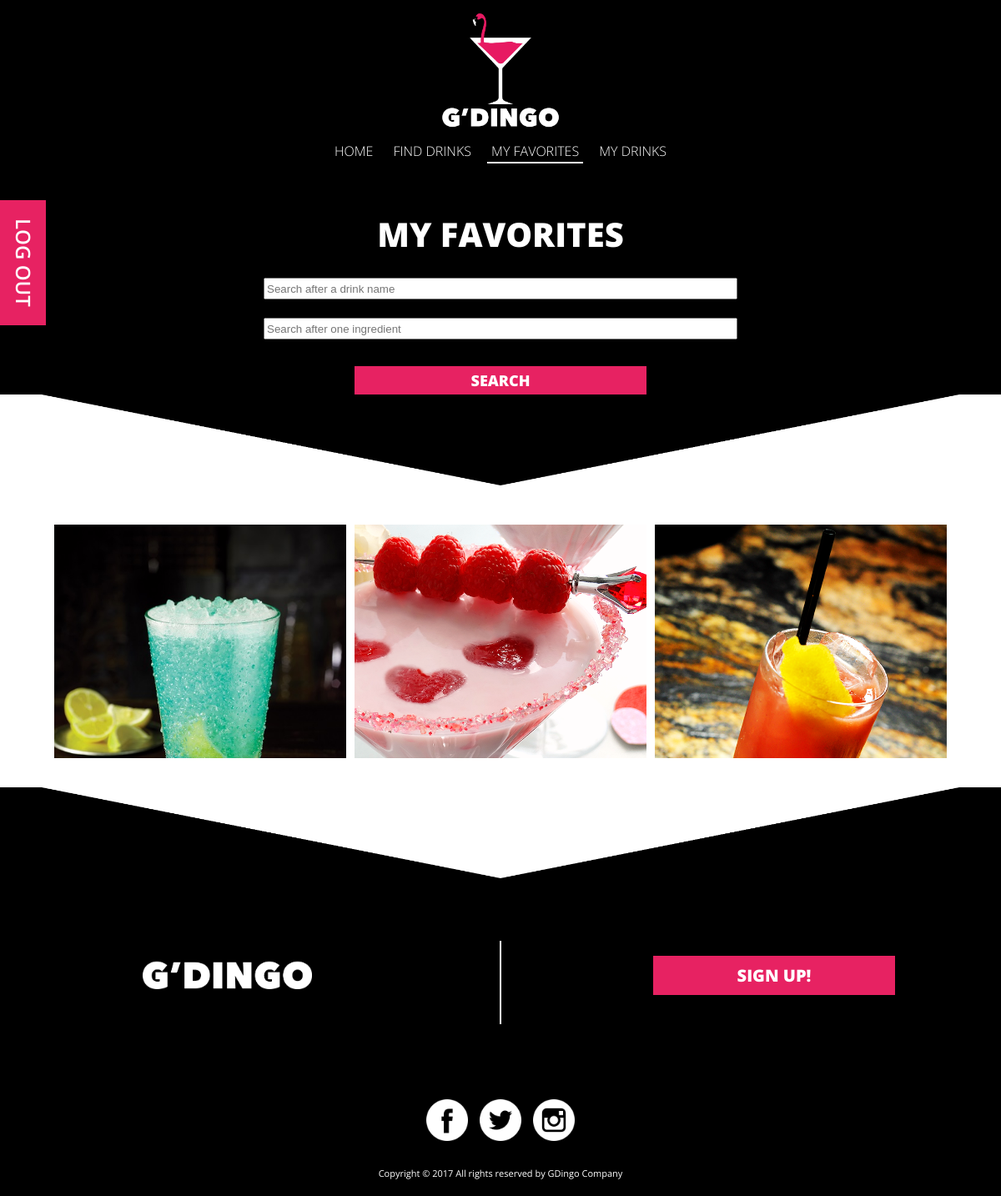
The page /mydrinks.php (signed in) on the database as committed earlier.
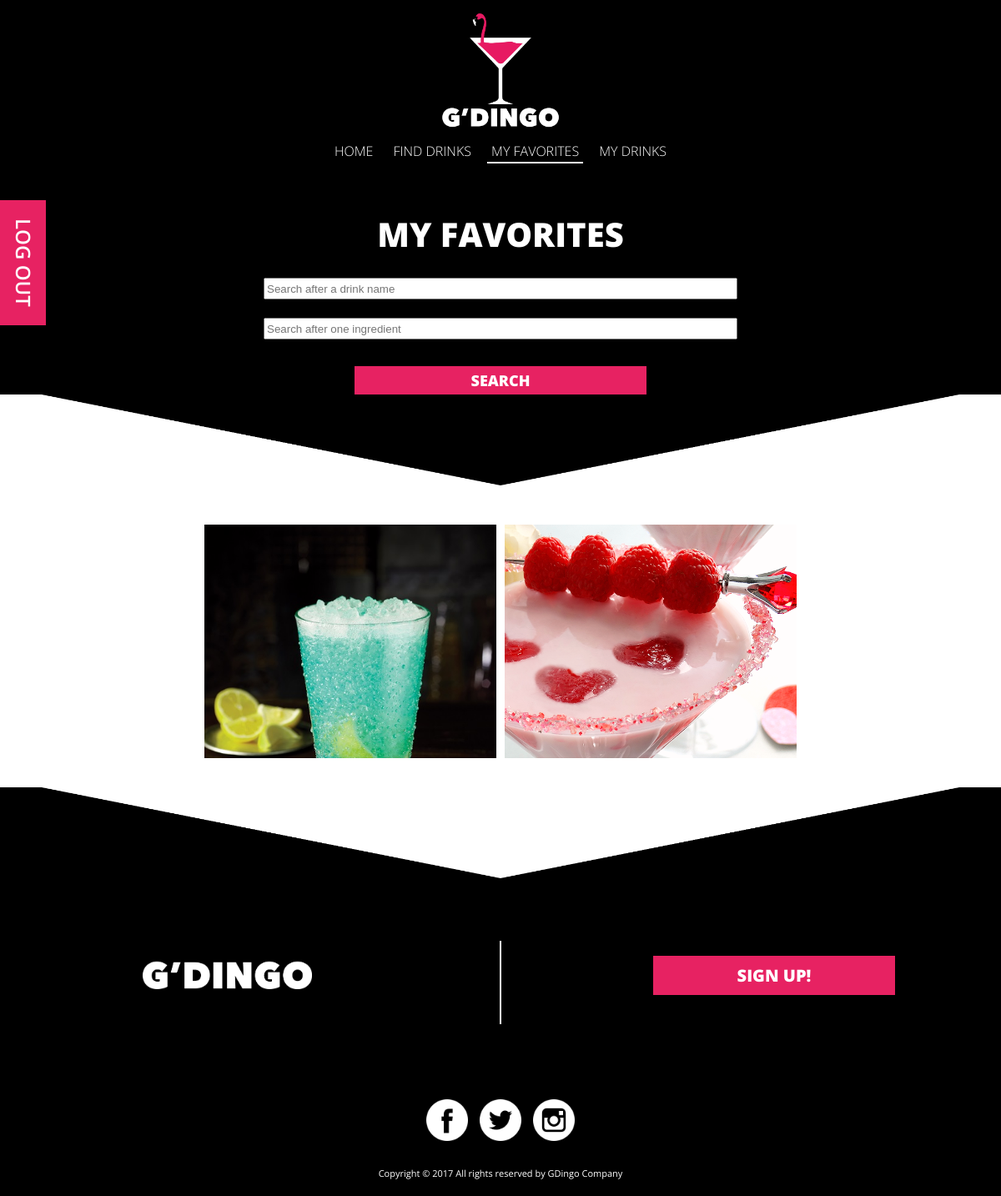
The same page on the database as committed later.
### tables this page shows
CREATE TABLE `Drinks` (
  `DrinkId` int(11) NOT NULL,
  `DrinkName` varchar(255) NOT NULL,
  `DrinkAuthor` varchar(255) NOT NULL,
  `DrinkPicture` varchar(255) NOT NULL,
  `DrinkReceipt` text NOT NULL
);

### config.php (called while the page is built, shortened)
<?php
$url = $_SERVER['REQUEST_URI'];
$strings = explode('/', $url);
$current_page = end($strings);
?>

### includes/config.php (called while the page is built, shortened)
<?php
try {
	$db = new PDO("mysql:host=".DBHOST.";charset=utf8mb4;dbname=".DBNAME, DBUSER, DBPASS);
    $db->setAttribute(PDO::ATTR_ERRMODE, PDO::ERRMODE_EXCEPTION);
    $db->setAttribute(PDO::ATTR_EMULATE_PREPARES, false);
} catch(PDOException $e) {
    echo '<p class="bg-danger">'.$e->getMessage().'</p>';
    exit;
}
include('classes/user.php');
$user = new User($db);
?>

### classes/user.php (called while the page is built, shortened)
<?php
class User extends Password{
	public function is_logged_in(){
		if(isset($_SESSION['loggedin']) && $_SESSION['loggedin'] == true){
			return true;
		}
	}
}
?>

### mydrinks.php (the view, shortened to what this page needs)
<?php include 'config.php';?>
<?php include 'includes/config.php';
?>
<!Doctype html>
<html>
<?php include 'header.php';?>
	<head>
			<link rel="stylesheet" href="mydrinks.css" type="text/css" />
	</head>
	<body>
		<div id="c"></div>
		<div id="content">
			<div id="firstc">
				<div class="log">
					<?php
						$str = "<a class='logText' href='logout.php'>Log out</a>";
						$str2 = "<a class='logText' href='login.php'>Log in</a>";
						if($user->is_logged_in())
							{ echo $str;
							}
						else { echo $str2;
						}?>
				</div>
				<h1>my favorites</h1>
				<form action="mydrinks.php" method="POST">
					<input type="text" id="name" name="searchname1" placeholder="Search after a drink name"></br>
					<input type="text" class="ing" name="searching1" placeholder="Search after one ingredient "></br>
					<input class="button" type="submit" name="submit" value="Search">
				</form>
					<?php
						if( $user->is_logged_in() ) {
							if (isset($_COOKIE["currentuser"])) {
									$currentUser = $_COOKIE["currentuser"];
							}
						}
							$searchname1 = "";
							$searching1 = "";
							@ $db = new mysqli($dbserver, $dbuser, $dbpass, $dbname);
						$Current = json_encode($currentUser);
						$query = " SELECT Drinks.DrinkId, Drinks.DrinkName, Drinks.DrinkAuthor, Drinks.DrinkPicture, Ingredients.IngId, Ingredients.NameIng, members.username FROM Drinks
							JOIN DrinksIng ON Drinks.DrinkId = DrinksIng.DrinkId
							JOIN Ingredients ON Ingredients.IngId = DrinksIng.IngId
							JOIN Favo ON Favo.DrinkId= Drinks.DrinkId
							JOIN members ON Favo.username = members.username
							WHERE Favo.username = $Current ";
						if (!$searchname1 && !$searching1) {
    						 $query = $query . " GROUP BY DrinkName";
    					};
					?>
			</div>
			</div>
			<div id="intro">
				<img src="Images/tri-3svart.png" class="tri2">
			<div id="gridsystem">
			<?php
						  $result = $db->query($query);
						  echo "<p> $result->num_rows matching drinks found </p>";
						$stmt = $db->prepare($query);
						$stmt->bind_result($DrinkId, $DrinkName, $DrinkAuthor, $DrinkPicture, $IngId, $NameIng, $username );
						$stmt->execute();
							  while ($stmt->fetch()) {
							 	echo "<div class='gridone'>
							 			<ul class='grid'>
							 				<li>
							 					<img src=\"Images/DrinkPictures/" . $DrinkPicture . "\" GROUP BY DrinkPicture>
							 					<div class='caption'>
							 						<div class='blur'>
							 							<div class='text'><h4><a href='drinkbase.php?DrinkId=$DrinkId'>" . $DrinkName . " </a></h4>
							 							<p class='clicks'>Click to see more</p>
							 							</div>
							 						</div>
							 						<div class='caption-text'></div>
							 					</div>
							 				</li>
							 			</ul>
							 	</div>"
							 	;
							}
			 ?>
			</div>
		</div>
		<div id="fotterINC">
		<?php include 'footer.php';?>
		</div>
	</body>
</html>

### header.php (shortened to what this page needs)
<!DOCTYPE html >
<html>
	<head>
	</head>
	<body>
		<header id= "header">
			<a href="index.php" class='logo'></a>
			<nav class="nav">
				<ul>
					<li><a class="<?php echo ($current_page == 'index.php' || $current_page == '') ? 'active' : NULL ?>" href="index.php"> Home</a></li>
					<li><a class="<?php echo $current_page == 'finddrinks.php' ? 'active' : NULL ?>" href="finddrinks.php">Find drinks</a></li>
					<li><a class="<?php echo $current_page == 'mydrinks.php' ? 'active' : NULL ?>" href="mydrinks.php">My favorites</a></li>
					<li><a class="<?php echo $current_page == 'memberpage.php' ? 'active' : NULL ?>" href="memberpage.php">My Drinks</a></li>
				</ul>
			</nav>
		</header>
	</body>
</html>

### footer.php (shortened to what this page needs)
<!DOCTYPE html >
<html>
	<head>
	</head>
	<body>
	<div id="footer">
	<img src="Images/tri.png" class="tri">
	<div id="line"></div>
	<div id="footerImg">
		<img class="footerLogo" src="Images/logotext.png" >
	</div>
	<div id="rightSide">
		<a href="indexlogin.php"><button class="exitbtn"> SIGN UP!</button></a>
	</div>
	<div class="links">
		<img class="link" src="Images/facebook.png" >
		<img class="link" src="Images/twitter.png" >
		<img class="link" src="Images/instagram.png" >
	</div>
	<div id="footerCopyrights">
		<p class="footerP">Copyright © 2017 All rights reserved by GDingo Company</p>
	</div>
	</div>
	</body>
</html>

### mydrinks.css (style rules this page uses)
.log { display:none; }
html { width:100%; margin:0; background-color: black; }
#content { overflow: hidden; width:100%; margin:0 auto; background-color: black; }
#c { height:100px; }
body { font-family: 'open sans', helvetica; background: #000; }
#firstc { background-color: black; width: 100%; margin: 0 auto; padding: 0; text-align: center; }
form { max-width: 700px; margin: 30px auto 0 auto; }
#intro { background-color: #fff; overflow: hidden; text-align: center; padding-bottom: 30px; margin: 0 auto; z-index: 5; }
#gridsystem { max-width: 1100px; margin: 0 auto; }
.tri { width:100%; max-width: 1100px; background-size: 100%; z-index: -1; margin:0 auto; padding:0; }
.tri2 { width:100%; background-size: 100%; max-width: 1100px; margin: 0 auto 0 auto; }
.ing { width:80%; margin:0 auto; height:20px; display: block; }
#name { width:80%; margin:0 auto; height:20px; display: block; }
.button { margin: 10px auto 20px auto; text-align: center; font-family: 'open sans',helvetica; font-weight: 800; text-transform: uppercase; font-size: 18px; background-color: #e72262; color: #fff; border:none; width:80%; padding: 5px; max-width: 350px; -webkit-appearance: none; }
.gridone { position: relative; width:350px; display: inline-block; margin: 5px; max-width: 400px; }
.grid { list-style-type: none; margin: 0 auto; padding: 0px; height:280px; line-height:280px; overflow:hidden; text-align: center; }
.grid li { float: left; padding: 0px; position: relative; overflow: hidden; position: relative; }
.grid img { margin: 0 auto; padding: 0px; float: left; z-index: 4; width: 100%; text-align: center; }
.grid img { -webkit-transition:all 0.25s ease-in-out; -moz-transition:all 0.25s ease-in-out; -o-transition:all 0.25s ease-in-out; -ms-transition:all 0.25s ease-in-out; transition:all 0.25s ease-in-out; }
p { font-family: 'open sans', helvetica; font-size: 11px; color: #ffF; }
h1 { padding-top: 40px; margin-bottom: 13px; font-family: 'open sans',helvetica; font-weight: 800; text-transform: uppercase; font-size: 40px; color:white; margin:18px auto 0 auto; line-height: 45px; text-align: center; width: 100%; }
@media (min-width: 600px) { .log { display: block; width: 150px; height:50px; font-size: 24px; -ms-transform: rotate(90deg); -webkit-transform: rotate(90deg); transform: rotate(90deg); position: fixed; top:285px; left:-50px; z-index: 10; padding-top: 10px; background-color: #e72262; } }
@media (min-width: 600px) { .logText { font-size: 24px; color:#fff; font-family: 'open sans', helvetica; font-weight: 600; text-decoration: none; text-transform: uppercase; } }
@media (min-width: 600px) { #c { height:200px; } }
@media (min-width: 600px) { #firstc { width:90%; overflow: hidden; margin:auto; margin-bottom: 0px; position: relative; } }
@media (min-width: 600px) { .button { margin-bottom:0; } }

### header.php (style rules this page uses)
body { margin:0; }
header { overflow: hidden; position:fixed; width:100%; z-index:100; }
p { font-family: 'open-sans', helvetica; font-size: 11px; }
.logo { width: 100px; height:100px; background: url("Images/logotype.png") no-repeat center center; background-size:80%; margin: 0 auto; text-align: center; display:block; transition: all 0.5s ease-in-out; -moz-transition: all 0.5s ease-in-out; -webkit-transition: all 0.5s ease-in-out; -o-transition: all 0.5s ease-in-out; }
.active { border-bottom:solid 2px white; padding:0; }
#header { background-color:black; background-size: 100%; }
.nav { text-align: center; background-color: black; padding:10px; z-index: 1; overflow: hidden; transition: all 0.5s ease-in-out; -moz-transition: all 0.5s ease-in-out; -webkit-transition: all 0.5s ease-in-out; -o-transition: all 0.5s ease-in-out; }
nav ul { list-style:none; margin:0; padding:0; }
.nav li, .nav > ul > li > a { font-family: "open sans",sans-serif; font-weight: 300; text-transform: uppercase; padding: 5px; padding-bottom:2px; }
.nav a { text-decoration:none; color:white; line-height: 42px; }
.nav { clear: both; display: none; }
@media (min-width: 600px) { body { margin: 0 auto; } }
@media (min-width: 600px) { .logo { margin:auto; width: 150px; height:150px; background-size:100%; margin-top: 10px; } }
@media (min-width: 600px) { .nav { display:block; } }
@media (min-width: 600px) { .active { border-bottom:solid 2px white; padding:0; } }
@media (min-width: 600px) { #header { background-color:black; background-size: 100%; } }
@media (min-width: 600px) { .nav li, .nav > ul > li > a { display:inline; line-height: 15px; margin-bottom: 10px; } }

Rows that differ between the two databases and show on the page:
removed drinks: DrinkPicture (picture)
